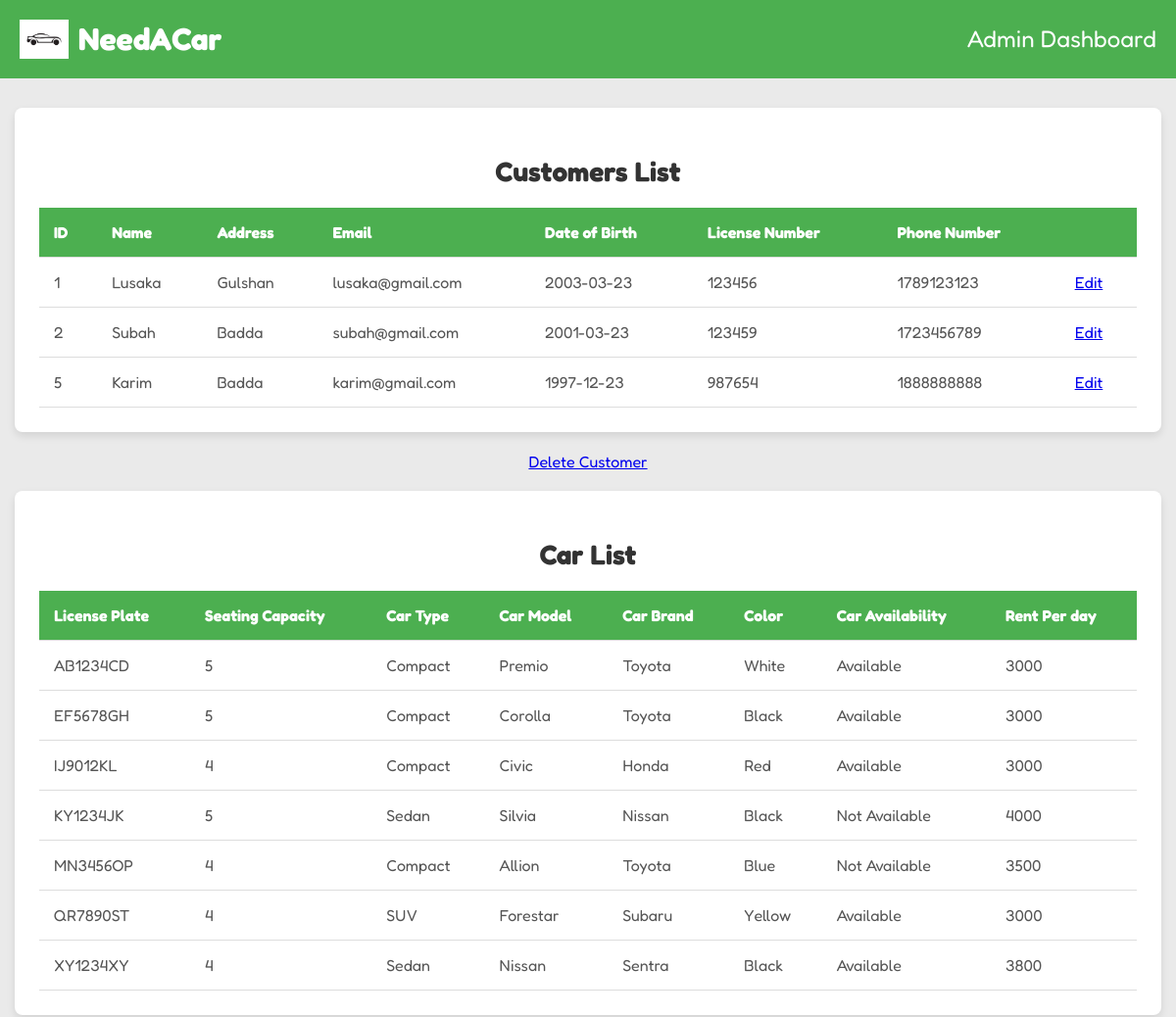
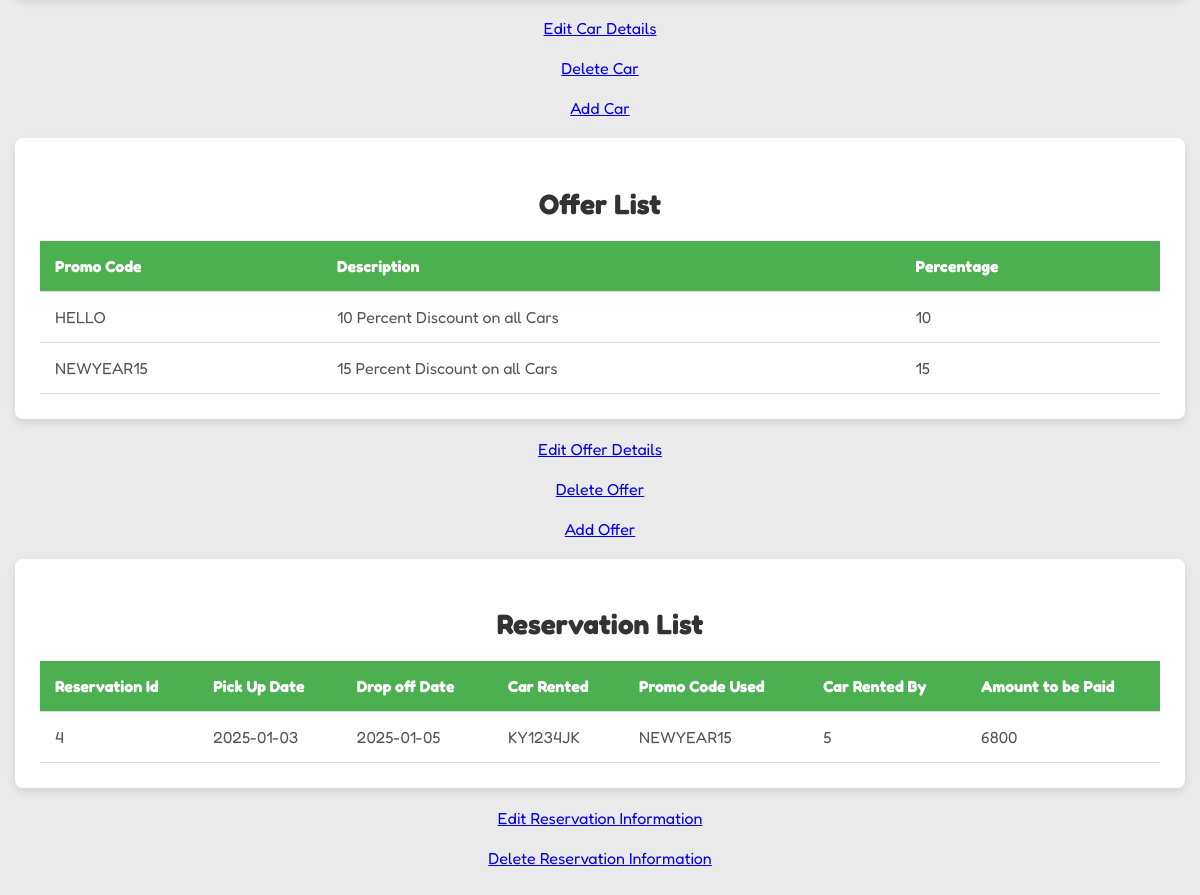
The page /admin_dashboard.php on the database its author committed (2 pictures, top to bottom).
### tables this page shows
CREATE TABLE `customer` (
  `USER_ID` int(11) NOT NULL,
  `Name` varchar(40) DEFAULT NULL,
  `email` varchar(40) DEFAULT NULL,
  `Password` varchar(50) NOT NULL,
  `date_of_birth` date DEFAULT NULL,
  `phone` int(11) DEFAULT NULL,
  `address` varchar(50) DEFAULT NULL,
  `License_No` varchar(30) DEFAULT NULL
);

CREATE TABLE `car` (
  `License_plate` char(20) NOT NULL,
  `Status` varchar(15) NOT NULL,
  `Seating_Capacity` int(11) NOT NULL,
  `Car_Type` varchar(15) NOT NULL,
  `Model` varchar(20) DEFAULT NULL,
  `Brand` varchar(20) DEFAULT NULL,
  `Color` varchar(10) DEFAULT NULL,
  `RentPerDay` int(11) NOT NULL
);

CREATE TABLE `offer_details` (
  `Promo_Code` varchar(15) NOT NULL,
  `Description` text NOT NULL,
  `Percentage` int(11) DEFAULT NULL
);

CREATE TABLE `reservation` (
  `Reservation_ID` int(11) NOT NULL,
  `Start_Date` date NOT NULL,
  `End_Date` date NOT NULL,
  `License_plate` char(20) NOT NULL,
  `Promo_Code` varchar(15) DEFAULT NULL,
  `USER_ID` int(11) DEFAULT NULL,
  `totalAmount` int(11) NOT NULL
);

### admin_dashboard.php (the view, shortened to what this page needs)
<!DOCTYPE html>
<html lang="en">
<head>
    <link rel="stylesheet" href="styleadmintable.css" />
</head>
<body>
    <header class="header">
        <div class="logo-container">
            <img src="auto-car-logo-template-vector-icon.jpg" alt="Logo" class="header-image">
            <a href="index.php" style="text-decoration: none;">
                <h1 class="title" style="color: white;">NeedACar</h1>
            </a>
        </div>
        <h2 class="dashboard-title">Admin Dashboard</h2>
    </header>
    <main>
        <section class="customers">
            <div class="customer_box">
                <h1>Customers List</h1>
                <table class="customer_table">
                    <thead>
                        <tr>
                            <th>ID</th>
                            <th>Name</th>
                            <th>Address</th>
                            <th>Email</th>
                            <th>Date of Birth</th>
                            <th>License Number</th>
                            <th>Phone Number</th>
                            <th>     </th>
                        </tr>
                    </thead>
                    <tbody>
                        <?php
                        require_once("connect.php");
                        $sql = "SELECT * FROM customer";
                        $result = mysqli_query($conn, $sql);
                        if(mysqli_num_rows($result) > 0){
                            while($row = mysqli_fetch_array($result)){
                        ?>
                        <tr>
                            <td><?php echo $row["USER_ID"]; ?></td>
                            <td><?php echo $row["Name"]; ?></td>
                            <td><?php echo $row["address"]; ?></td>
                            <td><?php echo $row["email"]; ?></td>
                            <td><?php echo $row["date_of_birth"]; ?></td>
                            <td><?php echo $row["License_No"]; ?></td>
                            <td><?php echo $row["phone"]; ?></td>
                            <td>
                        <a href="modifycustomerinfo.php?user_id=<?php echo $row['USER_ID']; ?>" class="edit-link">Edit</a>
                    </td>
                        </tr>
                        <?php
                            }
                        }
                        ?>
                    </tbody>
                </table>
            </div>
        </section>
        <br>
        <div class="deletecustomer">
        <a href="deletecustomer.php" class="edit-link">
            Delete Customer
        </a>
        </div>
        <br>
        <section class="cars">
            <div class="car_box">
                <h1>Car List</h1>
                <table class="car_table">
                    <thead>
                        <tr>
                            <th>License Plate</th>
                            <th>Seating Capacity</th>
                            <th>Car Type</th>
                            <th>Car Model</th>
                            <th>Car Brand</th>
                            <th>Color</th>
                            <th>Car Availability</th>
                            <th>Rent Per day</th>
                        </tr>
                    </thead>
                    <tbody>
                        <?php
                        require_once("connect.php");
                        $sql = "SELECT * FROM car";
                        $result = mysqli_query($conn, $sql);
                        if(mysqli_num_rows($result) > 0){
                            while($row = mysqli_fetch_array($result)){
                        ?>
                        <tr>
                            <td><?php echo $row["License_plate"]; ?></td>
                            <td><?php echo $row["Seating_Capacity"]; ?></td>
                            <td><?php echo $row["Car_Type"]; ?></td>
                            <td><?php echo $row["Model"]; ?></td>
                            <td><?php echo $row["Brand"]; ?></td>
                            <td><?php echo $row["Color"]; ?></td>
                            <td><?php echo $row["Status"]; ?></td>
                            <td><?php echo $row["RentPerDay"]; ?></td>
                        </tr>
                        <?php
                            }
                        }
                        ?>
                    </tbody>
                </table>
            </div>
        </section>
        <br>
        <div class="editcar">
        <a href="modifycarinfo.php" class="edit-link">
            Edit Car Details
        </a>
        </div>
        <br>
        <div class="deletecar">
        <a href="deletecar.php" class="edit-link">
            Delete Car
        </a>
        </div>
        <br>
        <div class="addcar">
        <a href="addcar.php" class="edit-link">
            Add Car
        </a>
        </div>
        <br>
        <section class="deal">
            <div class="deal_box">
                <h1>Offer List</h1>
                <table class="deal_table">
                    <thead>
                        <tr>
                            <th>Promo Code</th>
                            <th>Description</th>
                            <th>Percentage</th>
                        </tr>
                    </thead>
                    <tbody>
                        <?php
                        require_once("connect.php");
                        $sql = "SELECT * FROM offer_details";
                        $result = mysqli_query($conn, $sql);
                        if(mysqli_num_rows($result) > 0){
                            while($row = mysqli_fetch_array($result)){
                        ?>
                        <tr>
                            <td><?php echo $row["Promo_Code"]; ?></td>
                            <td><?php echo $row["Description"]; ?></td>
                            <td><?php echo $row["Percentage"]; ?></td>
                        </tr>
                        <?php
                            }
                        }
                        ?>
                    </tbody>
                </table>
            </div>
        </section>
        <br>
        <div class="editoffer">
        <a href="modifyofferinfo.php" class="edit-link">
            Edit Offer Details
        </a>
        </div>
        <br>
        <div class="deleteoffer">
        <a href="deleteoffer.php" class="edit-link">
            Delete Offer
        </a>
        </div>
        <br>
        <div class="addoffer">
        <a href="addoffer.php" class="edit-link">
            Add Offer
        </a>
        </div>
        <br>
        <section class="reservation">
            <div class="reservation_box">
                <h1>Reservation List</h1>
                <table class="reservation_table">
                    <thead>
                        <tr>
                            <th>Reservation Id</th>
                            <th>Pick Up Date</th>
                            <th>Drop off Date</th>
                            <th>Car Rented</th>
                            <th>Promo Code Used</th>
                            <th>Car Rented By</th>
                            <th>Amount to be Paid</th>
                        </tr>
                    </thead>
                    <tbody>
                        <?php
                        require_once("connect.php");
                        $sql = "SELECT * FROM reservation ORDER BY End_Date";
                        $result = mysqli_query($conn, $sql);
                        if(mysqli_num_rows($result) > 0){
                            while($row = mysqli_fetch_array($result)){
                        ?>
                        <tr>
                            <td><?php echo $row["Reservation_ID"]; ?></td>
                            <td><?php echo $row["Start_Date"]; ?></td>
                            <td><?php echo $row["End_Date"]; ?></td>
                            <td><?php echo $row["License_plate"]; ?></td>
                            <td><?php echo $row["Promo_Code"]; ?></td>
                            <td><?php echo $row["USER_ID"]; ?></td>
                            <td><?php echo $row["totalAmount"]; ?></td>
                        </tr>
                        <?php
                            }
                        }
                        ?>
                    </tbody>
                </table>
            </div>
        </section>
        <br>
        <div class="deletereservation">
        <a href="modifyreservation.php" class="edit-link">
            Edit Reservation Information
        </a>
        </div>
        <br>
        <div class="deletereservation">
        <a href="deletereservation.php" class="edit-link">
            Delete Reservation Information
        </a>
        </div>

### styleadmintable.css (style rules this page uses)
body { font-family: 'Fredoka', sans-serif; margin: 0; padding: 0; background-color: #f7f7f7; }
.header { display: flex; justify-content: space-between; align-items: center; background-color: #4CAF50; padding: 20px; color: white; }
.logo-container { display: flex; align-items: center; }
.header-image { width: 50px; height: auto; margin-right: 10px; }
.title { font-size: 2rem; margin: 0; }
.dashboard-title { font-size: 1.5rem; margin: 0; font-weight: normal; text-align: right; }
main { padding: 30px 15px; background-color: rgba(230, 230, 230, 0.76); }
.customer_box { background-color: white; border-radius: 8px; box-shadow: 0 4px 8px rgba(0, 0, 0, 0.1); padding: 25px; max-width: 1200px; margin: 0 auto; overflow-x: auto; }
.customer_box h1 { font-size: 28px; color: #333; margin-bottom: 20px; text-align: center; }
.customer_table { width: 100%; border-collapse: collapse; margin-top: 20px; }
.customer_table th, .customer_table td { padding: 15px; text-align: left; border-bottom: 1px solid #ddd; }
.customer_table th { background-color: #4CAF50; color: white; font-weight: bold; }
.customer_table td { color: #555; }
.deletecustomer { text-align: center; }
.car_box { background-color: white; border-radius: 8px; box-shadow: 0 4px 8px rgba(0, 0, 0, 0.1); padding: 25px; max-width: 1200px; margin: 0 auto; overflow-x: auto; }
.car_box h1 { font-size: 28px; color: #333; margin-bottom: 20px; text-align: center; }
.car_table { width: 100%; border-collapse: collapse; margin-top: 20px; }
.car_table th, .car_table td { padding: 15px; text-align: left; border-bottom: 1px solid #ddd; }
.car_table th { background-color: #4CAF50; color: white; font-weight: bold; }
.car_table td { color: #555; }
.editcar { text-align: center; }
.deletecar { text-align: center; }
.addcar { text-align: center; }
.deal_box { background-color: white; border-radius: 8px; box-shadow: 0 4px 8px rgba(0, 0, 0, 0.1); padding: 25px; max-width: 1200px; margin: 0 auto; overflow-x: auto; }
.deal_box h1 { font-size: 28px; color: #333; margin-bottom: 20px; text-align: center; }
.deal_table { width: 100%; border-collapse: collapse; margin-top: 20px; }
.deal_table th, .deal_table td { padding: 15px; text-align: left; border-bottom: 1px solid #ddd; }
.deal_table th { background-color: #4CAF50; color: white; font-weight: bold; }
.deal_table td { color: #555; }
.editoffer { text-align: center; }
.deleteoffer { text-align: center; }
.addoffer { text-align: center; }
.reservation_box { background-color: white; border-radius: 8px; box-shadow: 0 4px 8px rgba(0, 0, 0, 0.1); padding: 25px; max-width: 1200px; margin: 0 auto; overflow-x: auto; }
.reservation_box h1 { font-size: 28px; color: #333; margin-bottom: 20px; text-align: center; }
.reservation_table { width: 100%; border-collapse: collapse; margin-top: 20px; }
.reservation_table th, .reservation_table td { padding: 15px; text-align: left; border-bottom: 1px solid #ddd; }
.reservation_table th { background-color: #4CAF50; color: white; font-weight: bold; }
.reservation_table td { color: #555; }
.deletereservation { text-align: center; }

### rows shown on the page
customer: USER_ID "1", Name "Lusaka", address "Gulshan", email "lusaka@gmail.com", date_of_birth "2003-03-23", License_No "123456", phone "1789123123"
customer: USER_ID "2", Name "Subah", address "Badda", email "subah@gmail.com", date_of_birth "2001-03-23", License_No "123459", phone "1723456789"
customer: USER_ID "5", Name "Karim", address "Badda", email "karim@gmail.com", date_of_birth "1997-12-23", License_No "987654", phone "1888888888"
car: License_plate "AB1234CD", Seating_Capacity "5", Car_Type "Compact", Model "Premio", Brand "Toyota", Color "White", Status "Available", RentPerDay "3000"
car: License_plate "EF5678GH", Seating_Capacity "5", Car_Type "Compact", Model "Corolla", Brand "Toyota", Color "Black", Status "Available", RentPerDay "3000"
car: License_plate "IJ9012KL", Seating_Capacity "4", Car_Type "Compact", Model "Civic", Brand "Honda", Color "Red", Status "Available", RentPerDay "3000"
car: License_plate "KY1234JK", Seating_Capacity "5", Car_Type "Sedan", Model "Silvia", Brand "Nissan", Color "Black", Status "Not Available", RentPerDay "4000"
car: License_plate "MN3456OP", Seating_Capacity "4", Car_Type "Compact", Model "Allion", Brand "Toyota", Color "Blue", Status "Not Available", RentPerDay "3500"
car: License_plate "QR7890ST", Seating_Capacity "4", Car_Type "SUV", Model "Forestar", Brand "Subaru", Color "Yellow", Status "Available", RentPerDay "3000"
car: License_plate "XY1234XY", Seating_Capacity "4", Car_Type "Sedan", Model "Nissan", Brand "Sentra", Color "Black", Status "Available", RentPerDay "3800"
offer_details: Promo_Code "HELLO", Description "10 Percent Discount on all Cars", Percentage "10"
offer_details: Promo_Code "NEWYEAR15", Description "15 Percent Discount on all Cars", Percentage "15"
reservation: Reservation_ID "4", Start_Date "2025-01-03", End_Date "2025-01-05", License_plate "KY1234JK", Promo_Code "NEWYEAR15", USER_ID "5", totalAmount "6800"
